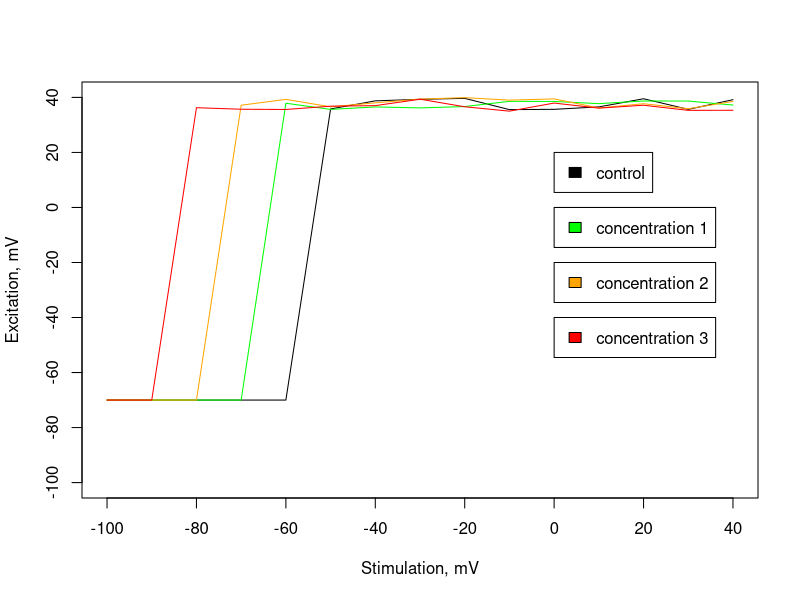
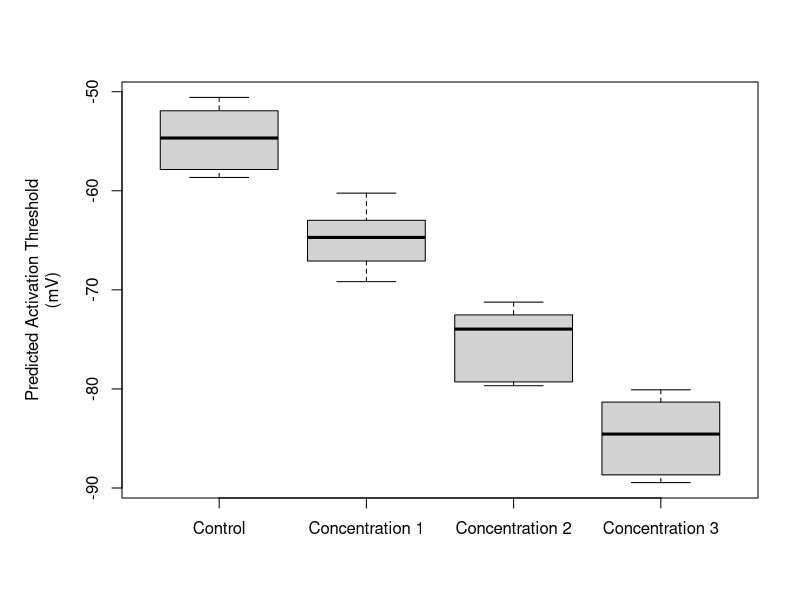

R code for these plots, in order:
#Name: Dionysios Grigoriadis
#ID: 170484367
#BIO782P Statistics and Bioinformatics Assignment 2017
#CWK 2
#Part 1

stimulation_potential = seq(-100, 40, by=10)
response_voltage_control = c(-70.00000,-70.00000,-70.00000,-70.00000,-70.00000,35.79871,38.75082,39.30423,39.65390,35.55835,35.66762,36.55754,39.51027,35.65274,39.17013)
response_voltage_concN_1 = c(-70.00000,-70.00000,-70.00000,-70.00000,37.88144,35.64345,36.54319,36.18773,36.67542,38.56634,38.53102,37.73421,38.69826,38.67744,37.21896)
response_voltage_concN_2 = c(-70.00000,-70.00000,-70.00000,37.16110,39.28471,36.57506,38.03037,39.37853,39.92131,39.01116,39.46393,36.16073,37.70418,35.88598,38.53137)
response_voltage_concN_3 = c(-70.00000,-70.00000,36.25729,35.70035,35.61478,36.81245,37.01299,39.34139,36.59520,35.00749,37.94440,36.10611,37.15617,35.29182,35.32412)

plot(stimulation_potential,stimulation_potential,type='n',xlab='Stimulation, mV',ylab='Excitation, mV')
lines(stimulation_potential,response_voltage_control)
lines(stimulation_potential,response_voltage_concN_1,col="green")
lines(stimulation_potential,response_voltage_concN_2,col="orange")
lines(stimulation_potential,response_voltage_concN_3,col="red")

legend(0,20,"control",fill="black")
legend(0,00,"concentration 1",fill="green")
legend(0,-20,"concentration 2",fill="orange")
legend(0,-40,"concentration 3",fill="red")


predict = function(activation_threshold,stimulation_voltage){
  activation = rep(-70,length(stimulation_voltage))
  activation[stimulation_voltage>activation_threshold] = 40
  return(activation)
}
calculate_errors = function(predicted, observed){
  total_errors = sum((observed - predicted)^2)
  return(total_errors)
}
fit_threshold = function(input_values_stimulation,input_values_response,threshold){
  predicted_values = predict(threshold,input_values_stimulation)
  fit_errors = calculate_errors(predicted_values,input_values_response)
  return(fit_errors)
}

#Question 6:
#The existing optimisation method has some restrictions:

fitted_threshold = runif(1,-100,40)
error = fit_threshold(stimulation_potential,response_voltage_control,fitted_threshold)

for(i in 1:20){ #Low numbers of times that the optimisation loop runs, leading to
  #lower possibility of finding the best possible prediction.
  new_threshold = runif(1,-100,40) #The proposal mechanisms keeps proposing 
  #a random threshold each time, even if the previous guess was close to the true value.
  new_error     = fit_threshold(stimulation_potential,response_voltage_control,new_threshold)
  if(new_error < error){
    fitted_threshold = new_threshold
    error = new_error
  }
}
fitted_threshold
error

#Proposing a better optimisation method:

new_threshold = runif(1,-100,40)
for(i in 1:1000){ #The number of times that the optimisation loop runs is increased 
  new_error = fit_threshold(stimulation_potential,response_voltage_control,new_threshold)
  if(new_error < error){
    fitted_threshold = new_threshold
    error = new_error
    new_threshold = runif(1, fitted_threshold-40, fitted_threshold+40) #If the optimiser finds a better 
    #threshold, the next threshold will be picked within a range around the previous guess.
  }
  else if(new_error >= error){
    new_threshold = runif(1,-100,40) #The new threshold produces a worse prediction
    #compared to the previous one: A new random threshold is picked for the next 
    #optimisation round.
  }
  }
fitted_threshold
error

write.csv(data.frame('fitted value'=fitted_threshold,'errors SS'=error),file = 'excitation.csv',row.names = F)

#Question 7:
#The code was modified in order to fit the data given under the control experiment
#and the three experimental nicotine treatments. 

response_list=list(response_voltage_control, response_voltage_concN_1, response_voltage_concN_2, response_voltage_concN_3)
errors=c() #List of all errors produced by the optimisations
fitted_thresholds=c() #List of all thresholds produced by the optimisations

for(count in 1:10){#The optimization loop will run 10 times for each experiment (control,
  #concentration 1, concnetration 2, concentration 3)
  
  for(z in response_list){#For an experiment each time.
    
    fitted_threshold = runif(1,-100,40)
    error = fit_threshold(stimulation_potential,z,fitted_threshold) #A model is fitted
    #under a z experimental treatment (control,concentration 1, concnetration 2, 
    #concentration 3). The goodness of fit is calculated. The optimisation method
    #described previously is running.
    new_threshold = runif(1,-100,40)
    for(i in 1:100){
      new_error = fit_threshold(stimulation_potential,z,new_threshold) 
      
      if(new_error < error){
        fitted_threshold = new_threshold
        error = new_error
        new_threshold = rnorm(1, fitted_threshold, 30)
      }
      else if(new_error >= error){
        new_threshold = runif(1,-100,40)
      }
    }
    errors[(length(errors) + 1)] <- error #List contatining all the error values
    #for each optimisation that has ran for all the 4 experiments.
    fitted_thresholds[(length(fitted_thresholds) + 1)] <- fitted_threshold
    #List contatining all the fitted thresholds for each optimisation that has 
    #ran for all the 4 experiments. 
    #In these lists, the values follow the repetitive pattern (control, concN 1, concN 2,
    #concN 3 for 10 times).
  }
}
#Comparing the goodness of fit between the models: 10 error values are produced by the 
#optimisation method for the control experiment and each experimental Nicotine treatment.
#The mean error value for each experiment is calculated and stored into the final
#compare_errors matrix.
errors_table=data.frame(matrix(errors,nrow=10 ,ncol=4, byrow = TRUE))
colnames(errors_table)=c("Control Err.", "Concentration1 Err.", "Concentration2 Err.", "Concentration3 Err.")
#Building the final comperative table
compare_errors=matrix(colMeans(errors_table))
rownames(compare_errors)=c("Control", "Concentration 1", "Concentration 2", "Concentration 3")
print(compare_errors)

#Comparing the fitted activation threshold between the control and the experimental 
#treatments: 10 fitted activation threshold values are produced by the optimisation 
#method for the control experiment and each experimental Nicotine treatment.
fit_thresholds_table=data.frame(matrix(fitted_thresholds,nrow=10 ,ncol=4, byrow = TRUE))
colnames(fit_thresholds_table)=c("Control", "Concentration 1", "Concentration 2", "Concentration 3")
attach(fit_thresholds_table)
#The threshold values of the fitted models of the control values are
#compared with the respective values of each experimental treatment with nicotine.
test1=t.test(`Control`,`Concentration 1`)
test2=t.test(`Control`, `Concentration 2`)
test3=t.test(`Control`, `Concentration 3`)

par(mar=c(5, 6, 4, 2) + 0.1) #Extends the plot margins
boxplot(fit_thresholds_table, ylab="Predicted Activation Threshold\n(mV)")

#Building the final comperative table of the fitted activation thresholds
#between experimental treatments and control experiment
compare_thresholds=matrix(data = c(test1$p.value,test2$p.value,test3$p.value,
                                   mean(`Concentration 1`)/mean(Control),
                                   mean(`Concentration 2`)/mean(Control),
                                   mean(`Concentration 3`)/mean(Control)), nrow = 3, ncol = 2)
row.names(compare_thresholds)=c("Control/concN1","Control/concN2","Control/concN3")
colnames(compare_thresholds)=c("P-value","Fold Change")
print(compare_thresholds)

#The comparative table of the fitted activation thresholds between experimental 
#treatments and control experiment suggests that each nicotine treatment lowers 
#the activation threshold (see fold change values and pvalues in the table). The 
#null hypothesis in this case is that the activation threshold caused by each nicotine
#treatment is similar to the activation threshold observed on the control axons, thus
#the nicotine concentration does not affect the activation threshold of the axons. 
